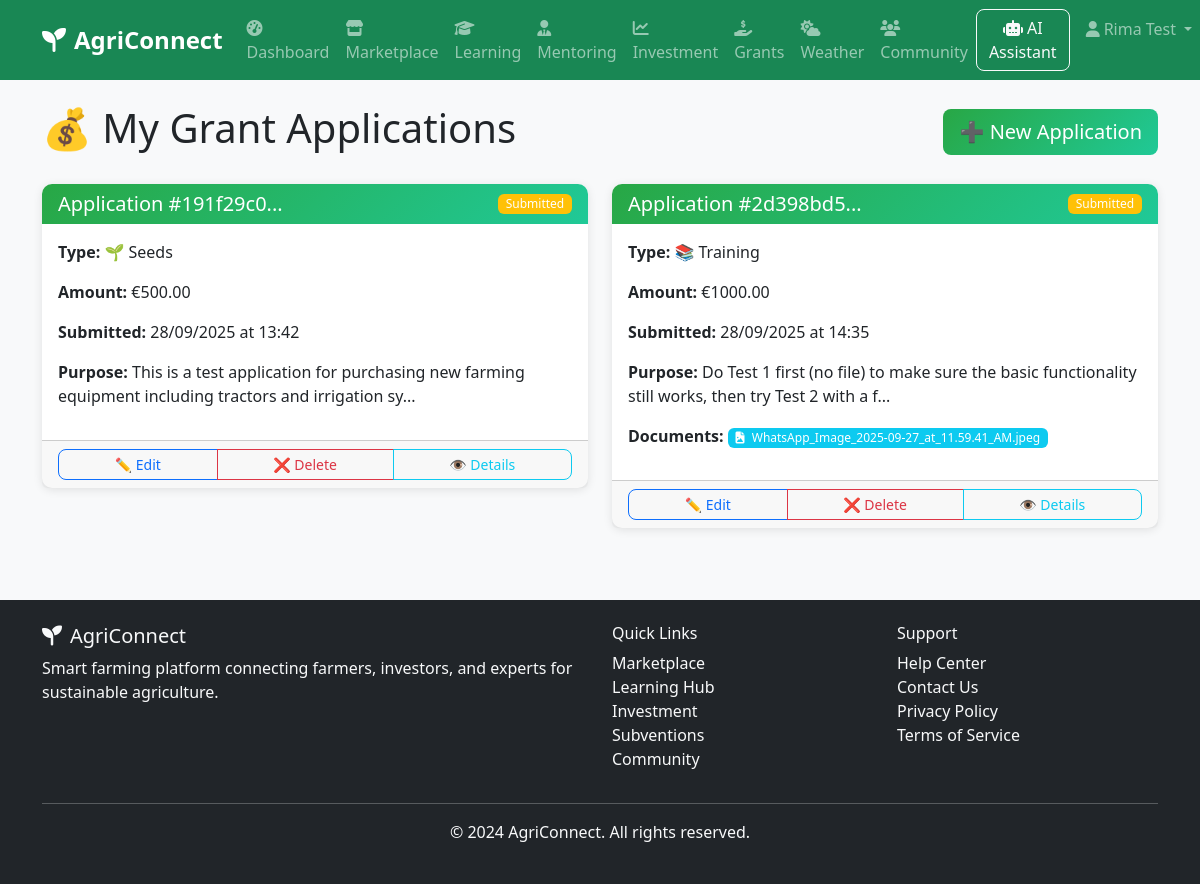
Screenshot of /grants (signed in) with the database file from the repository.
### app/models/user.py (models this page shows, shortened)
class User(UserMixin, db.Model):
    __tablename__ = 'users'
    id = db.Column(db.Integer, primary_key=True)
    username = db.Column(db.String(80), unique=True, nullable=False)
    email = db.Column(db.String(120), unique=True, nullable=False)
    password_hash = db.Column(db.String(255), nullable=False)
    first_name = db.Column(db.String(50), nullable=False)
    last_name = db.Column(db.String(50), nullable=False)
    phone = db.Column(db.String(20))
    location = db.Column(db.String(100))
    user_type = db.Column(db.Enum('farmer', 'investor', 'expert', 'admin'), nullable=False, default='farmer')
    profile_image = db.Column(db.String(255))
    bio = db.Column(db.Text)
    farm_name = db.Column(db.String(100))
    farm_location = db.Column(db.String(200))
    farm_size = db.Column(db.Float)  # in acres
    farm_type = db.Column(db.String(50))  # organic, conventional, etc.
    years_experience = db.Column(db.Integer)
    farm_description = db.Column(db.Text)
    certifications = db.Column(db.Text)  # JSON string of certifications
    is_active = db.Column(db.Boolean, default=True)
    is_verified = db.Column(db.Boolean, default=False)
    created_at = db.Column(db.DateTime, default=datetime.utcnow)
    updated_at = db.Column(db.DateTime, default=datetime.utcnow, onupdate=datetime.utcnow)
    products = db.relationship('Product', backref='seller', lazy='dynamic')
    courses_enrolled = db.relationship('CourseEnrollment', backref='user', lazy='dynamic')
    courses_created = db.relationship('Course', backref='instructor', lazy='dynamic')
    land_listings = db.relationship('Land', backref='owner', lazy='dynamic')
    investments = db.relationship('Investment', backref='investor', lazy='dynamic')
    forum_posts = db.relationship('ForumPost', backref='author', lazy='dynamic')
    forum_comments = db.relationship('ForumComment', backref='author', lazy='dynamic')
    mentoring_sessions_as_mentor = db.relationship('MentoringSession', foreign_keys='MentoringSession.mentor_id', backref='mentor', lazy='dynamic')
    mentoring_sessions_as_mentee = db.relationship('MentoringSession', foreign_keys='MentoringSession.mentee_id', backref='mentee', lazy='dynamic')
    mentoring_requests = db.relationship('MentoringRequest', backref='mentee', lazy='dynamic')
    chat_sessions = db.relationship('ChatSession', backref='user', lazy='dynamic')
    def get_full_name(self):
        return f"{self.first_name} {self.last_name}"

### app/models/grant.py (models this page shows, shortened)
class GrantApplication(db.Model):
    __tablename__ = 'grant_applications'
    id = db.Column(db.Integer, primary_key=True)
    application_id = db.Column(db.String(36), unique=True, default=lambda: str(uuid.uuid4()))
    user_id = db.Column(db.Integer, db.ForeignKey('users.id'), nullable=False)
    grant_type = db.Column(db.String(50), nullable=False)  # equipment, seeds, infrastructure
    amount_requested = db.Column(db.Float, nullable=False)
    purpose = db.Column(db.Text, nullable=False)
    status = db.Column(db.String(20), default='Submitted')  # Submitted, Under Review, Approved, Rejected
    submission_date = db.Column(db.DateTime, default=datetime.utcnow)
    last_updated = db.Column(db.DateTime, default=datetime.utcnow, onupdate=datetime.utcnow)
    applicant = db.relationship('User', backref='grant_applications')

class ApplicationDocument(db.Model):
    __tablename__ = 'application_documents'
    id = db.Column(db.Integer, primary_key=True)
    application_id = db.Column(db.Integer, db.ForeignKey('grant_applications.id'), nullable=False)
    filename = db.Column(db.String(255), nullable=False)
    file_path = db.Column(db.String(500), nullable=False)
    file_type = db.Column(db.String(50))  # ID, land_proof, proposal
    upload_date = db.Column(db.DateTime, default=datetime.utcnow)
    application = db.relationship('GrantApplication', backref='documents')

### app/routes/grant_routes.py (the view)
@grant_bp.route('/grants')
@login_required
def grants_dashboard():
    applications = GrantApplication.query.filter_by(user_id=current_user.id).all()
    return render_template('grants/dashboard.html', applications=applications)

### app/templates/grants/dashboard.html (shortened to what this page needs)
{% extends "base.html" %}
{% block content %}
<div class="container mt-4">
    <div class="d-flex justify-content-between align-items-center mb-4">
        <h1>💰 My Grant Applications</h1>
        <a href="{{ url_for('grant.apply_grant') }}" class="btn btn-success btn-lg">
            ➕ New Application
        </a>
    </div>
    {% if applications %}
    <div class="row">
        {% for app in applications %}
        <div class="col-md-6 mb-4">
            <div class="card">
                <div class="card-header d-flex justify-content-between align-items-center">
                    <h5 class="mb-0">Application #{{ app.application_id[:8] }}...</h5>
                    <span
                        class="badge bg-{% if app.status == 'Approved' %}success{% elif app.status == 'Rejected' %}danger{% else %}warning{% endif %}">
                        {% if app.status == 'Submitted' %}Submitted
                        {% elif app.status == 'Under Review' %}Under Review
                        {% elif app.status == 'Approved' %}Approved
                        {% elif app.status == 'Rejected' %}Rejected
                        {% else %}{{ app.status }}{% endif %}
                    </span>
                </div>
                <div class="card-body">
                    <p><strong>Type:</strong>
                        {% if app.grant_type == 'equipment' %}🛠️ Equipment
                        {% elif app.grant_type == 'seeds' %}🌱 Seeds
                        {% elif app.grant_type == 'infrastructure' %}🏗️ Infrastructure
                        {% elif app.grant_type == 'training' %}📚 Training
                        {% else %}❔ {{ app.grant_type }}{% endif %}
                    </p>
                    <p><strong>Amount:</strong> €{{ "%.2f"|format(app.amount_requested) }}</p>
                    <p><strong>Submitted:</strong> {{ app.submission_date.strftime('%d/%m/%Y at %H:%M') }}</p>
                    <p><strong>Purpose:</strong> {{ app.purpose[:100] }}{% if app.purpose|length > 100 %}...{% endif %}
                    </p>
                    {% if app.documents %}
                    <p><strong>Documents:</strong>
                        {% for doc in app.documents %}
                        <span class="badge bg-info me-1">
                            <i
                                class="fas fa-file-{{ 'pdf' if doc.file_type == 'pdf' else 'word' if doc.file_type in ['doc', 'docx'] else 'image' }} me-1"></i>
                            {{ doc.filename }}
                        </span>
                        {% endfor %}
                    </p>
                    {% endif %}
                </div>
                <div class="card-footer">
                    <div class="btn-group w-100" role="group">
                        {% if app.status == 'Submitted' %}
                        <a href="{{ url_for('grant.edit_application', application_id=app.application_id) }}"
                            class="btn btn-outline-primary btn-sm">
                            ✏️ Edit
                        </a>
                        <button type="button" class="btn btn-outline-danger btn-sm" data-bs-toggle="modal"
                            data-bs-target="#withdrawModal{{ app.id }}">
                            ❌ Delete
                        </button>
                        {% else %}
                        <button class="btn btn-outline-secondary btn-sm" disabled>
                            🔒 Actions unavailable
                        </button>
                        {% endif %}
                        <a href="{{ url_for('grant.view_application', application_id=app.application_id) }}"
                            class="btn btn-outline-info btn-sm">
                            👁️ Details
                        </a>
                    </div>
                </div>
            </div>
        </div>
        {% endfor %}
    </div>
    {% else %}
    <div class="alert alert-info">
        <h4>No applications yet</h4>
        <p>You haven't submitted any grant applications yet.</p>
        <a href="{{ url_for('grant.apply_grant') }}" class="btn btn-success">Submit Your First Application</a>
    </div>
    {% endif %}
</div>
{% endblock %}

### app/templates/base.html (shortened to what this page needs)
<!DOCTYPE html>
<html lang="en">
<head>
    <link href="https://cdn.jsdelivr.net/npm/bootstrap@5.3.0/dist/css/bootstrap.min.css" rel="stylesheet">
    <link href="https://cdnjs.cloudflare.com/ajax/libs/font-awesome/6.4.0/css/all.min.css" rel="stylesheet">
    <link href="{{ url_for('static', filename='css/style.css') }}" rel="stylesheet">
</head>
<body>
    <nav class="navbar navbar-expand-lg navbar-dark bg-success">
        <div class="container">
            <a class="navbar-brand" href="{{ url_for('dashboard.index') }}">
                <i class="fas fa-seedling me-2"></i>AgriConnect
            </a>
            <div class="collapse navbar-collapse" id="navbarNav">
                <ul class="navbar-nav me-auto">
                    <li class="nav-item">
                        <a class="nav-link" href="{{ url_for('dashboard.index') }}">
                            <i class="fas fa-tachometer-alt me-1"></i>Dashboard
                        </a>
                    </li>
                    <li class="nav-item">
                        <a class="nav-link" href="{{ url_for('marketplace.index') }}">
                            <i class="fas fa-store me-1"></i>Marketplace
                        </a>
                    </li>
                    <li class="nav-item">
                        <a class="nav-link" href="{{ url_for('learning.index') }}">
                            <i class="fas fa-graduation-cap me-1"></i>Learning
                        </a>
                    </li>
                    <li class="nav-item">
                        <a class="nav-link" href="{{ url_for('mentoring.index') }}">
                            <i class="fas fa-user-tie me-1"></i>Mentoring
                        </a>
                    </li>
                    <li class="nav-item">
                        <a class="nav-link" href="{{ url_for('investment.index') }}">
                            <i class="fas fa-chart-line me-1"></i>Investment
                        </a>
                    </li>
                    <li class="nav-item">
                        <a class="nav-link" href="{{ url_for('grant.grants_dashboard') }}">
                            <i class="fas fa-hand-holding-usd me-1"></i>Grants
                        </a>
                    </li>
                    <li class="nav-item">
                        <a class="nav-link" href="{{ url_for('weather.index') }}">
                            <i class="fas fa-cloud-sun me-1"></i>Weather
                        </a>
                    </li>
                    <li class="nav-item">
                        <a class="nav-link" href="{{ url_for('community.index') }}">
                            <i class="fas fa-users me-1"></i>Community
                        </a>
                    </li>
                </ul>
                <ul class="navbar-nav">
                    {% if current_user.is_authenticated %}
                    <li class="nav-item">
                        <button class="btn btn-outline-light me-2" data-bs-toggle="modal"
                            data-bs-target="#chatbotModal">
                            <i class="fas fa-robot me-1"></i>AI Assistant
                        </button>
                    </li>
                    <li class="nav-item dropdown">
                        <a class="nav-link dropdown-toggle" href="#" id="navbarDropdown" role="button"
                            data-bs-toggle="dropdown">
                            <i class="fas fa-user me-1"></i>{{ current_user.get_full_name() }}
                        </a>
                    </li>
                    {% endif %}
                </ul>
            </div>
        </div>
    </nav>
    <main class="container-fluid">
        {% block content %}{% endblock %}
    </main>
    <footer class="bg-dark text-light py-4 mt-5">
        <div class="container">
            <div class="row">
                <div class="col-md-6">
                    <h5><i class="fas fa-seedling me-2"></i>AgriConnect</h5>
                    <p>Smart farming platform connecting farmers, investors, and experts for sustainable agriculture.
                    </p>
                </div>
                <div class="col-md-3">
                    <h6>Quick Links</h6>
                    <ul class="list-unstyled">
                        <li><a href="{{ url_for('marketplace.index') }}" class="text-light">Marketplace</a></li>
                        <li><a href="{{ url_for('learning.index') }}" class="text-light">Learning Hub</a></li>
                        <li><a href="{{ url_for('investment.index') }}" class="text-light">Investment</a></li>
                        <li><a href="{{ url_for('grant.grants_dashboard') }}" class="text-light">Subventions</a></li>
                        <li><a href="{{ url_for('community.index') }}" class="text-light">Community</a></li>
                    </ul>
                </div>
                <div class="col-md-3">
                    <h6>Support</h6>
                    <ul class="list-unstyled">
                        <li><a href="#" class="text-light">Help Center</a></li>
                        <li><a href="#" class="text-light">Contact Us</a></li>
                        <li><a href="#" class="text-light">Privacy Policy</a></li>
                        <li><a href="#" class="text-light">Terms of Service</a></li>
                    </ul>
                </div>
            </div>
            <hr>
            <div class="text-center">
                <p>&copy; 2024 AgriConnect. All rights reserved.</p>
            </div>
        </div>
    </footer>
</body>
</html>

### app/static/css/style.css (style rules this page uses)
:root { --primary-color: #28a745; --secondary-color: #6c757d; --success-color: #28a745; --info-color: #17a2b8; --warning-color: #ffc107; --danger-color: #dc3545; --light-color: #f8f9fa; --dark-color: #343a40; }
body { font-family: 'Segoe UI', Tahoma, Geneva, Verdana, sans-serif; background-color: #f8f9fa; }
.navbar-brand { font-weight: bold; font-size: 1.5rem; }
.navbar-nav .nav-link { font-weight: 500; transition: color 0.3s ease; }
.card { border: none; border-radius: 10px; box-shadow: 0 2px 10px rgba(0, 0, 0, 0.1); transition: transform 0.3s ease, box-shadow 0.3s ease; }
.card-header { background: linear-gradient(135deg, var(--primary-color), #20c997); color: white; border-radius: 10px 10px 0 0 !important; border: none; }
.btn { border-radius: 8px; font-weight: 500; transition: all 0.3s ease; }
.btn-success { background: linear-gradient(135deg, var(--success-color), #20c997); border: none; }
.badge { border-radius: 6px; font-weight: 500; }
footer { margin-top: auto; }
footer a { color: #adb5bd; text-decoration: none; transition: color 0.3s ease; }

### rows the page displays
User: get_full_name "Rima Test"
GrantApplication: application_id "191f29c0", status "Submitted", grant_type "🌱 Seeds", amount_requested "500.00", submission_date "28/09/2025 at 13:42", purpose "This is a test application for purchasing new farming equipment including tractors and irrigation sy"
GrantApplication: application_id "2d398bd5", status "Submitted", grant_type "📚 Training", amount_requested "1000.00", submission_date "28/09/2025 at 14:35", purpose "Do Test 1 first (no file) to make sure the basic functionality still works, then try Test 2 with a f"
ApplicationDocument: filename "WhatsApp_Image_2025-09-27_at_11.59.41_AM.jpeg"
